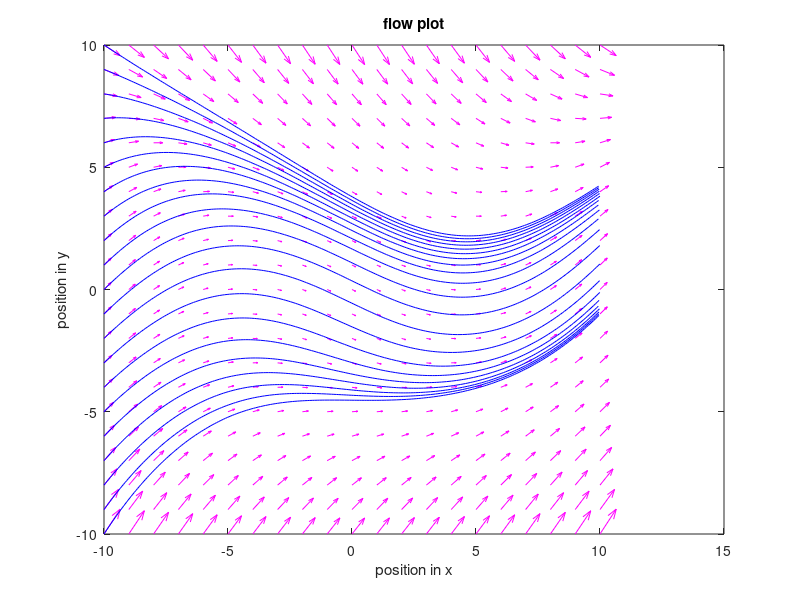

Write MATLAB code to recreate this figure.
% Code to replicate the given flow plot with the help of quiver and
% stramline functions of matlab

clear;
close all;

xarr = -10:1:10;  %array of x values
yarr = -10:1:10;  %array of y values

%Define the grid of arrays xarr and yarr
[x,y] = meshgrid(xarr, yarr);

%Velocity arrays vx and vy
vx = 0.2.*x.*x+0.5.*y.*y+20;
vy = -0.1.*y.*y.*y+0.5.*x.*x-10;

%Create a quiver plot to indicate the velocity at each node of the grid
figure
quiver(x, y, vx, vy, 'm')
xlabel('position in x')
ylabel('position in y')
title('flow plot')

%Generate a streamline plot with appropriate starting positions given by
% startx and starty
starty = -10:1:10;  % starting position array for x dimension
startx = -10.*ones(size(starty));   % starting position array for x dimension
streamline(x, y, vx, vy, startx, starty)